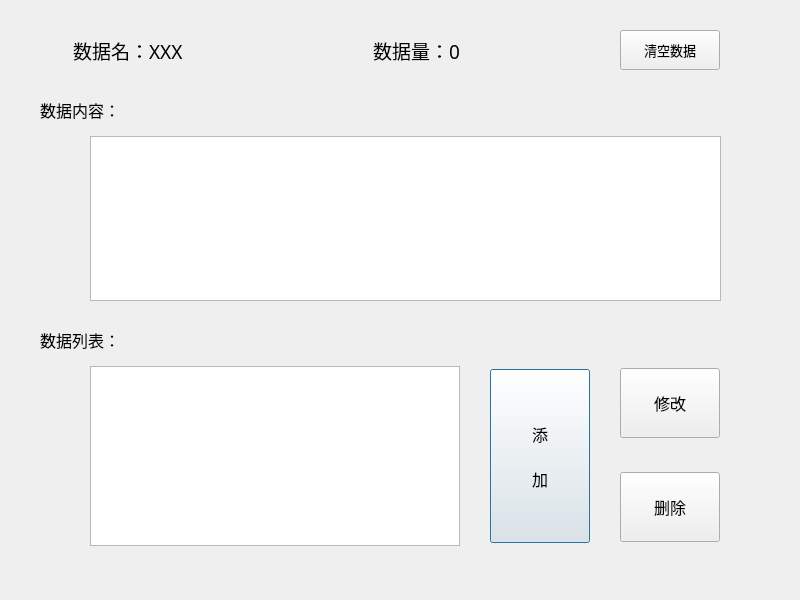
<?xml version="1.0" encoding="UTF-8"?>
<ui version="4.0">
 <class>dataManager</class>
 <widget class="QDialog" name="dataManager">
  <property name="enabled">
   <bool>true</bool>
  </property>
  <property name="geometry">
   <rect>
    <x>0</x>
    <y>0</y>
    <width>800</width>
    <height>600</height>
   </rect>
  </property>
  <property name="minimumSize">
   <size>
    <width>800</width>
    <height>600</height>
   </size>
  </property>
  <property name="windowTitle">
   <string>Dialog</string>
  </property>
  <widget class="QWidget" name="verticalLayoutWidget_2">
   <property name="geometry">
    <rect>
     <x>40</x>
     <y>320</y>
     <width>680</width>
     <height>226</height>
    </rect>
   </property>
   <layout class="QVBoxLayout" name="vLayout_list">
    <item>
     <widget class="QLabel" name="listLabel">
      <property name="minimumSize">
       <size>
        <width>0</width>
        <height>40</height>
       </size>
      </property>
      <property name="font">
       <font>
        <family>宋体</family>
        <pointsize>12</pointsize>
       </font>
      </property>
      <property name="text">
       <string>数据列表：</string>
      </property>
     </widget>
    </item>
    <item>
     <layout class="QHBoxLayout" name="horizontalLayout">
      <property name="spacing">
       <number>0</number>
      </property>
      <property name="sizeConstraint">
       <enum>QLayout::SetMinAndMaxSize</enum>
      </property>
      <item>
       <spacer name="verticalSpacer">
        <property name="orientation">
         <enum>Qt::Vertical</enum>
        </property>
        <property name="sizeHint" stdset="0">
         <size>
          <width>50</width>
          <height>40</height>
         </size>
        </property>
       </spacer>
      </item>
      <item>
       <layout class="QHBoxLayout" name="list_hLayout">
        <property name="spacing">
         <number>0</number>
        </property>
        <item>
         <widget class="QListWidget" name="listWidget">
          <property name="minimumSize">
           <size>
            <width>362</width>
            <height>100</height>
           </size>
          </property>
          <property name="font">
           <font>
            <family>微软雅黑</family>
           </font>
          </property>
         </widget>
        </item>
        <item>
         <spacer name="verticalSpacer_3">
          <property name="orientation">
           <enum>Qt::Vertical</enum>
          </property>
          <property name="sizeHint" stdset="0">
           <size>
            <width>30</width>
            <height>40</height>
           </size>
          </property>
         </spacer>
        </item>
       </layout>
      </item>
      <item>
       <widget class="QPushButton" name="btnAddData">
        <property name="minimumSize">
         <size>
          <width>100</width>
          <height>174</height>
         </size>
        </property>
        <property name="font">
         <font>
          <family>宋体</family>
          <pointsize>12</pointsize>
         </font>
        </property>
        <property name="text">
         <string>添

加</string>
        </property>
       </widget>
      </item>
      <item>
       <spacer name="verticalSpacer_4">
        <property name="orientation">
         <enum>Qt::Vertical</enum>
        </property>
        <property name="sizeHint" stdset="0">
         <size>
          <width>30</width>
          <height>40</height>
         </size>
        </property>
       </spacer>
      </item>
      <item>
       <layout class="QVBoxLayout" name="verticalLayout">
        <property name="spacing">
         <number>32</number>
        </property>
        <item>
         <widget class="QPushButton" name="btnModifyData">
          <property name="minimumSize">
           <size>
            <width>100</width>
            <height>70</height>
           </size>
          </property>
          <property name="font">
           <font>
            <family>宋体</family>
            <pointsize>12</pointsize>
           </font>
          </property>
          <property name="text">
           <string>修改</string>
          </property>
         </widget>
        </item>
        <item>
         <widget class="QPushButton" name="btnDeleteData">
          <property name="minimumSize">
           <size>
            <width>100</width>
            <height>70</height>
           </size>
          </property>
          <property name="font">
           <font>
            <family>宋体</family>
            <pointsize>12</pointsize>
           </font>
          </property>
          <property name="text">
           <string>删除</string>
          </property>
         </widget>
        </item>
       </layout>
      </item>
     </layout>
    </item>
   </layout>
  </widget>
  <widget class="QWidget" name="verticalLayoutWidget_3">
   <property name="geometry">
    <rect>
     <x>40</x>
     <y>90</y>
     <width>681</width>
     <height>211</height>
    </rect>
   </property>
   <layout class="QVBoxLayout" name="vLayout_show">
    <item>
     <widget class="QLabel" name="dataLabel">
      <property name="minimumSize">
       <size>
        <width>0</width>
        <height>40</height>
       </size>
      </property>
      <property name="font">
       <font>
        <family>宋体</family>
        <pointsize>12</pointsize>
       </font>
      </property>
      <property name="text">
       <string>数据内容：</string>
      </property>
     </widget>
    </item>
    <item>
     <layout class="QHBoxLayout" name="data_hlayout">
      <property name="spacing">
       <number>0</number>
      </property>
      <item>
       <spacer name="verticalSpacer_2">
        <property name="orientation">
         <enum>Qt::Vertical</enum>
        </property>
        <property name="sizeHint" stdset="0">
         <size>
          <width>50</width>
          <height>40</height>
         </size>
        </property>
       </spacer>
      </item>
      <item>
       <widget class="QTextBrowser" name="dataDetail">
        <property name="minimumSize">
         <size>
          <width>594</width>
          <height>150</height>
         </size>
        </property>
        <property name="font">
         <font>
          <family>微软雅黑</family>
          <pointsize>12</pointsize>
         </font>
        </property>
       </widget>
      </item>
     </layout>
    </item>
   </layout>
  </widget>
  <widget class="QPushButton" name="btnClearAll">
   <property name="geometry">
    <rect>
     <x>620</x>
     <y>30</y>
     <width>100</width>
     <height>40</height>
    </rect>
   </property>
   <property name="minimumSize">
    <size>
     <width>0</width>
     <height>0</height>
    </size>
   </property>
   <property name="font">
    <font>
     <family>宋体</family>
     <pointsize>10</pointsize>
    </font>
   </property>
   <property name="text">
    <string>清空数据</string>
   </property>
  </widget>
  <widget class="QWidget" name="horizontalLayoutWidget">
   <property name="geometry">
    <rect>
     <x>73</x>
     <y>10</y>
     <width>529</width>
     <height>80</height>
    </rect>
   </property>
   <layout class="QHBoxLayout" name="hlLayout_title">
    <property name="spacing">
     <number>10</number>
    </property>
    <item>
     <widget class="QLabel" name="dataNameLabel">
      <property name="minimumSize">
       <size>
        <width>290</width>
        <height>40</height>
       </size>
      </property>
      <property name="font">
       <font>
        <family>宋体</family>
        <pointsize>14</pointsize>
        <weight>50</weight>
        <italic>false</italic>
        <bold>false</bold>
        <underline>false</underline>
        <strikeout>false</strikeout>
        <kerning>true</kerning>
       </font>
      </property>
      <property name="text">
       <string>数据名：XXX</string>
      </property>
     </widget>
    </item>
    <item>
     <widget class="QLabel" name="dataSumLabel">
      <property name="minimumSize">
       <size>
        <width>0</width>
        <height>40</height>
       </size>
      </property>
      <property name="font">
       <font>
        <family>宋体</family>
        <pointsize>14</pointsize>
       </font>
      </property>
      <property name="text">
       <string>数据量：0</string>
      </property>
     </widget>
    </item>
   </layout>
  </widget>
 </widget>
 <resources/>
 <connections/>
</ui>
